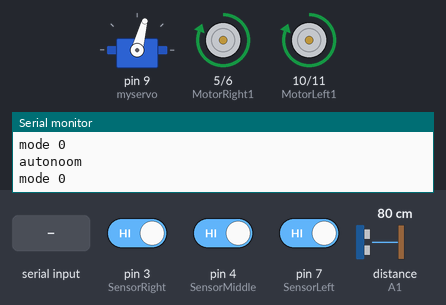
Bench run of a sketch on a simulated Arduino Uno, built with avr-gcc and run on an emulated ATmega328P. On the bench: servo, motor-driver pin pairs drawn as motors (green arrow = first pin HIGH = forward, orange = second pin HIGH = backward, longer = more drive), the last lines printed to the serial monitor. Inputs (shaded band) come from the test bench; at power-on: pin 3 (SensorRight) HIGH, pin 4 (SensorMiddle) HIGH, pin 7 (SensorLeft) HIGH, distance to the obstacle (sensor on A1) 80 cm. The echo pulse lasts 58.3 µs per cm.

Above: at 1.2 s.
1.3 s: "30,150\n" received over Serial
At 1.9 s:
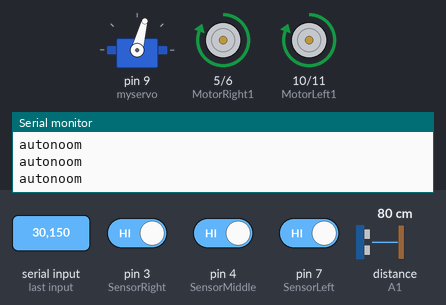
2.9 s: pin 3 (SensorRight) driven LOW
At 3.5 s:
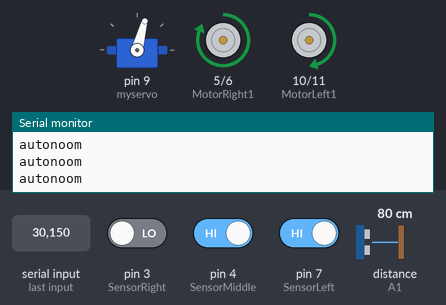
4.4 s: pin 4 (SensorMiddle) driven LOW
At 5.4 s:
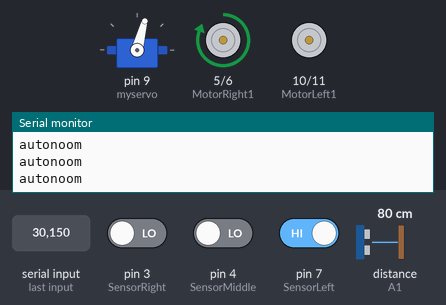
5.9 s: pin 7 (SensorLeft) driven LOW
At 6.42 s:
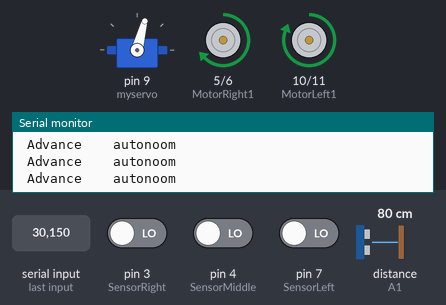
8.9 s: pin 3 (SensorRight) driven HIGH
At 9.5 s:
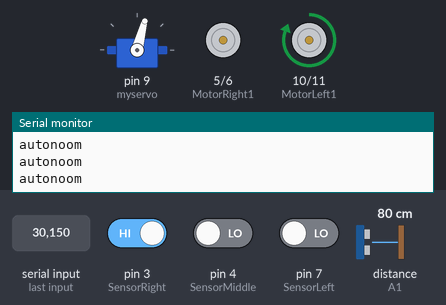
10.4 s: pin 7 (SensorLeft) driven HIGH
At 11.87 s:
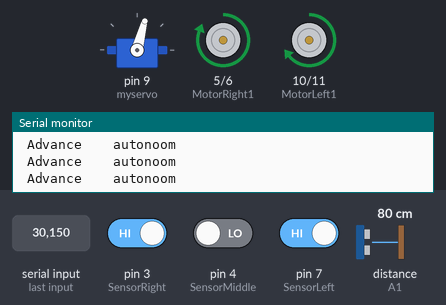
Timing chart, 0 to 14.3 s (numbered marks = the images above; inputs shaded):
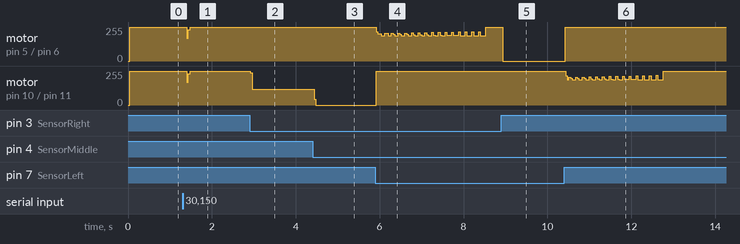

The sketch:

RobotCode.ino
```cpp
#include <Servo.h>
int MotorRight1=5;
int MotorRight2=6;
int MotorLeft1=10;
int MotorLeft2=11;
const int SensorLeft = 7;
const int SensorMiddle = 4;
const int SensorRight = 3;
int SL;
int SM;
int SR;

Servo myservo;
int delay_time = 250;

int Fspeedd = 0;
int directionn = 0;

int inputPin = A1;
int outputPin =8;

int Fgo = 8;
int Rgo = 6;
int Lgo = 4;
int Bgo = 2;
int mode = 1;
int val;
void setup()
{
  Serial.begin(9600) ;
  pinMode(MotorRight1, OUTPUT);
  pinMode(MotorRight2, OUTPUT);
  pinMode(MotorLeft1,  OUTPUT);
  pinMode(MotorLeft2,  OUTPUT);
  pinMode(SensorLeft, INPUT);
  pinMode(SensorMiddle, INPUT);
  pinMode(SensorRight, INPUT);

  pinMode(inputPin, INPUT);
  pinMode(outputPin, OUTPUT);

  myservo.attach(9);
  myservo.write(75);

}

void loop()
 {

   if(Serial.available()){
     val = Serial.read()-48;
     Serial.println(val);
     delay(5);
   }

   SL = digitalRead(SensorLeft);
   SM = digitalRead(SensorMiddle);
   SR = digitalRead(SensorRight);
   if(val == 1){
     mode = 1;
     Serial.println("mode 1");
   }
   else if(val == 0){
     mode = 0;
     Serial.println("mode 0");
   }
   /// BESTURING //////
     if(mode == 1){
        if(val == 8){
         advance(100);
       }
       if(val == 4){
         hardLeft(1);
       }
       if(val == 6){
         hardRight(1);
       }
       if(val == 2){
         back(1);
       }
       if(val == 5){
         stopp();
       }
     }
/////// AUTONOOM //////////
       if(mode == 0){
         Serial.println("autonoom");
        stopp();
       if (SM == LOW)
       {

          if (SL == LOW & SR == HIGH)
          {
            hardRight(10);
          }
          else if (SR == LOW & SL == HIGH)
          {
             hardLeft(10);
          }
         else
          {
             collisionDetection();
         }
       }
       else
      {
         if (SL == LOW & SR == HIGH)
        {
            softLeft(10);
        }
         else if (SR == LOW & SL == HIGH)
        {
           softRight(10);
        }
         else
        {
           advance(10);


        }
      }
      }
     }
        void advance(int d){
            digitalWrite(MotorRight1,HIGH);
            digitalWrite(MotorRight2,LOW);
            digitalWrite(MotorLeft1,HIGH);
            digitalWrite(MotorLeft2,LOW);
        }
        void stopp(){
           digitalWrite(MotorRight1,LOW);
           digitalWrite(MotorRight2,LOW);
           digitalWrite(MotorLeft1,LOW);
           digitalWrite(MotorLeft2,LOW);


        }
        void back(int d){
           digitalWrite(MotorRight1,LOW);
           digitalWrite(MotorRight2,HIGH);
           digitalWrite(MotorLeft1,LOW);
           digitalWrite(MotorLeft2,HIGH);
        }
        void softRight(int d){
             digitalWrite(MotorRight1,HIGH);
             digitalWrite(MotorRight2,LOW);
             analogWrite(MotorLeft1,120);
             analogWrite(MotorLeft2,0);
        }
        void hardRight(int d){
            digitalWrite(MotorRight1,LOW);
           digitalWrite(MotorRight2,LOW);
           digitalWrite(MotorLeft1,HIGH);
           digitalWrite(MotorLeft2,LOW);
        }
        void turnR(int d)
        {
           digitalWrite(MotorRight1,LOW);
           digitalWrite(MotorRight2,HIGH);
           digitalWrite(MotorLeft1,HIGH);
           digitalWrite(MotorLeft2,LOW);
            delay(500);
        }
        void softLeft(int d){
             analogWrite(MotorRight1,120);
             analogWrite(MotorRight2,0);
             digitalWrite(MotorLeft1,HIGH);
             digitalWrite(MotorLeft2,LOW);
        }
        void hardLeft(int d){
            digitalWrite(MotorRight1,HIGH);
            digitalWrite(MotorRight2,LOW);
            digitalWrite(MotorLeft1,LOW);
            digitalWrite(MotorLeft2,LOW);
        }
        void turnL(int d){
           digitalWrite(MotorRight1,HIGH);
           digitalWrite(MotorRight2,LOW);
           digitalWrite(MotorLeft1,LOW);
           digitalWrite(MotorLeft2,HIGH);
           delay(d);
        }


            /// DETECTION   //////
void detection(){

      ask_pin_F();
     // Serial.println(Fspeedd);
     if(Fspeedd == 0){
       directionn = 8;
     }
     else if(Fspeedd < 5)
      {

        directionn = 2;
      }

      else if(Fspeedd < 10)
      {
          directionn = 4;
       }
       else{
         directionn = 8;
       }

    }
void ask_pin_F()
    {

      digitalWrite(outputPin, LOW);
      delayMicroseconds(2);
      digitalWrite(outputPin, HIGH);
      delayMicroseconds(10);
      digitalWrite(outputPin, LOW);
      pinMode(inputPin, INPUT);
      float Fdistance = pulseIn(inputPin, HIGH, 38000);

      Fdistance= Fdistance/5.8/10;
      //Serial.print("F distance:");
      //Serial.println(Fdistance);
      Fspeedd = Fdistance;
    }
void collisionDetection(){
  detection();
            if(directionn == 2)
           {
             back(100);
             turnL(350);

             Serial.print(" Reverse ");
           }
           if(directionn == 6)
           {
             back(10);
             turnR(250);

             Serial.print(" Right ");
           }
           if(directionn == 4)
           {

             turnL(250);
               Serial.print(" Left ");
           }
           if(directionn == 8)
           {
           advance(10);
          Serial.print(" Advance ");
          Serial.print("   ");
           }
}
```

Measured:
- after the input at 1.3 s, motor on pin 5 (MotorRight1) / pin 6 (MotorRight2), motor on pin 10 (MotorLeft1) / pin 11 (MotorLeft2): forward 255/255 → forward 169/255 after 0.10 s, → forward 233/255 0.04 s later, → forward 255/255 0.04 s later
- after the input at 2.9 s, motor on pin 10 (MotorLeft1) / pin 11 (MotorLeft2): forward 255/255 → forward 120/255 at once
- after the input at 4.4 s, motor on pin 10 (MotorLeft1) / pin 11 (MotorLeft2): forward 120/255 → stopped at once
- after the input at 5.9 s, motor on pin 10 (MotorLeft1) / pin 11 (MotorLeft2): stopped → forward 255/255 at once
- after the input at 8.9 s, motor on pin 5 (MotorRight1) / pin 6 (MotorRight2): forward 255/255 → stopped after 0.03 s instead of 1.5 s; motor on pin 10 (MotorLeft1) / pin 11 (MotorLeft2): stays forward 255/255 (without the input it goes to stopped after 1.5 s)
- after the input at 10.4 s, motor on pin 5 (MotorRight1) / pin 6 (MotorRight2): stopped → forward 255/255 at once
